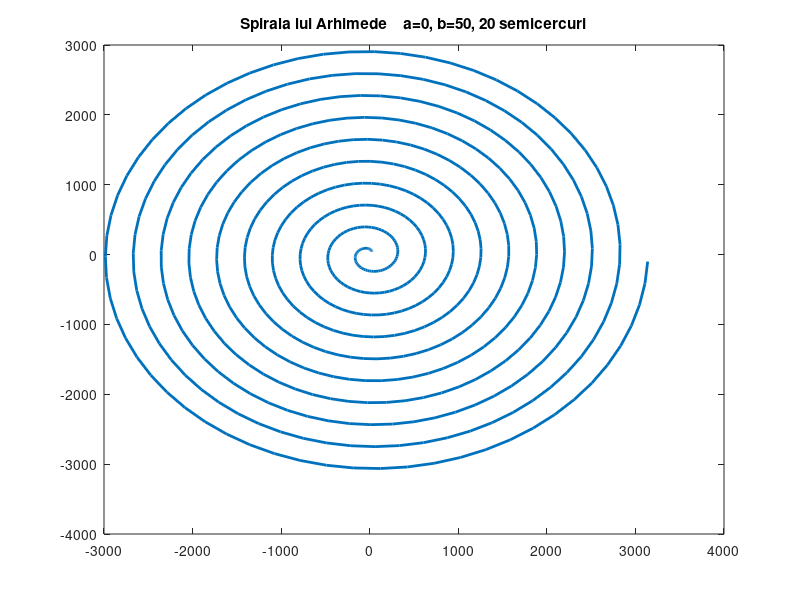
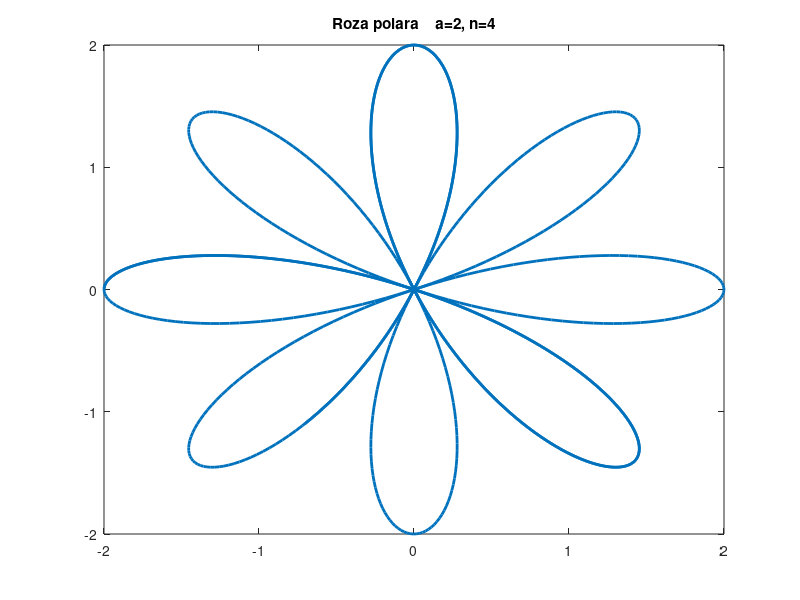

These charts were generated, in order, by the following MATLAB code:
clear all;
%spirala lui Arhimede
a=0;
b=50;
j=1;
n=20;
for i=1:0.1:n*pi
    r(j)=a+b*i;
    x(j)=r(j)*cos(i);
    y(j)=r(j)*sin(i);
    j=j+1;
end;

figure
    plot(x,y, 'LineWidth',2);
    title(['Spirala lui Arhimede    a=' num2str(a) ', b=' num2str(b) ', ' num2str(n) ' semicercuri']);
    
    
clear all;

%roza polara
a=2;
n=4;
j=1;
for i=1:0.01:3*pi
    r(j)=a*cos(n*i);        % se poate folosi sin
    x(j)=r(j)*cos(i);
    y(j)=r(j)*sin(i);
    j=j+1;
end;

figure
    plot(x,y, 'LineWidth',2);
    title(['Roza polara    a=' num2str(a) ', n=' num2str(n)]);